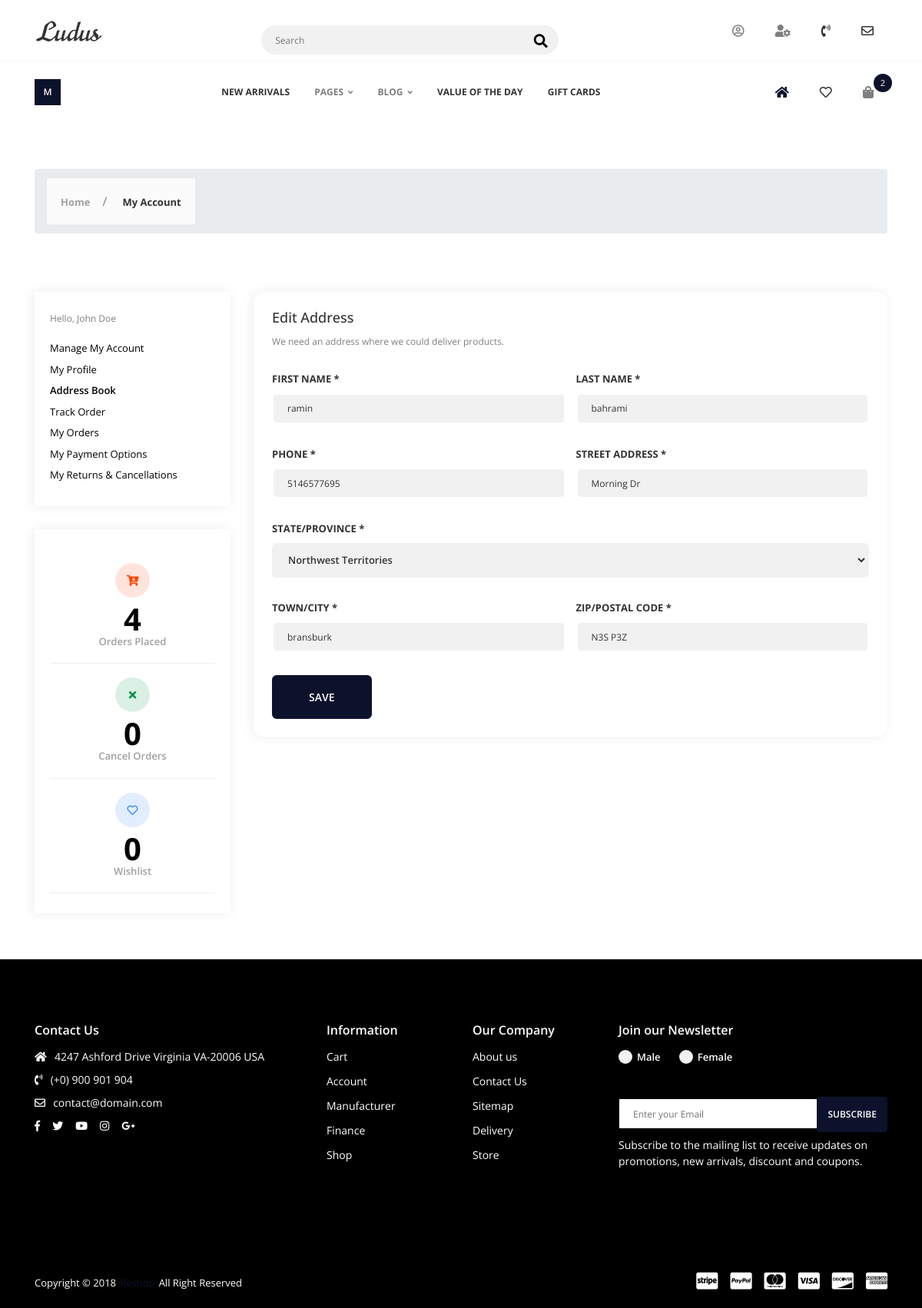
The app's page /dashboard/edit_address/3 with its own data.
### accounts/models.py (models this page shows, shortened)
class User(AbstractBaseUser):
    GENDER_CHOICES = (
        ('M', 'Male'),
        ('F', 'Female'),
    )
    MONTH_CHOICES = (
        ('1', 'January'),
        ('2', 'February'),
        ('3', 'March'),
        ('4', 'April'),
        ('5', 'May'),
        ('6', 'June'),
        ('7', 'July'),
        ('8', 'August'),
        ('9', 'September'),
        ('10', 'October'),
        ('11', 'November'),
        ('12', 'December'),    )
    DAY_CHOICES = [(str(day), str(day)) for day in range(1, 32)]
    YEAR_CHOICES = [(str(year), str(year)) for year in range(1900, 2024)]
    email = models.EmailField(max_length=255,unique=True)
    is_admin = models.BooleanField(default=False)
    phone_number = models.CharField(max_length=11,blank=True,null=True)
    username = None
    gender = models.CharField(max_length=1, choices=GENDER_CHOICES, null=True, blank=True)
    birthdate_day = models.CharField(max_length=2, choices=DAY_CHOICES, null=True, blank=True, default=None)
    birthdate_month = models.CharField(max_length=2, choices=MONTH_CHOICES, null=True, blank=True, default=None)
    birthdate_year = models.CharField(max_length=4, choices=YEAR_CHOICES, null=True, blank=True, default=None)
    first_name = models.CharField(max_length=50,blank=True,null=True)
    last_name = models.CharField(max_length=100,blank=True,null=True)
    is_superuser = models.BooleanField(default=False)
    date_joined = models.DateTimeField(default=timezone.now)
    last_seen = models.DateTimeField(null=True)
    objects = UserManager()
    USERNAME_FIELD = 'email'
    REQUIRED_FIELDS = ['first_name','last_name']

### dashboard/models.py (models this page shows)
class Profile(models.Model):
    PROVINCE = (
        ('AB','Alberta'),
        ('BC','British Columbia'),
        ('MB','Manitoba'),
        ('NB','New Brunswick'),
        ('NF','Newfoundland'),
        ('YT','Yukon'),
        ('NS','Nova Scotia'),
        ('ON','Ontario'),
        ('PE','Prince Edward Island'),
        ('QC','Quebec'),
        ('SK','Saskatchewan'),
        ('NU','Nunavut'),
        ('NT','Northwest Territories')
    )
    user = models.ForeignKey(User,on_delete=models.CASCADE,related_name='profile')
    street_address = models.CharField(max_length=255, validators=[validate_street_address])
    city = models.CharField(max_length=255,validators=[validate_city])
    province = models.CharField(max_length=2, choices=PROVINCE, null=True, blank=True, default=None)
    zip_code = models.CharField(max_length=7, validators=[validate_canadian_zip])
    default_shipping_address = models.BooleanField(default=True)

### dashboard/views.py (the view, shortened to what this page needs)
# urls.py: path('edit_address/<int:id>', views.AddressUpdate.as_view(),name = 'edit_address'),
class AddressUpdate(View):
    form_class = AddressBookForm
    template_name = 'dashboard/dash-address-edit.html'
    def get(self, request, id=None):
        profile = get_object_or_404(Profile, id=id)
        user = profile.user  # Get the associated User instance
        form = self.form_class(instance=profile,initial={'first_name': user.first_name, 'last_name': user.last_name, 'phone_number': user.phone_number})
        return render(request, self.template_name, {'form': form})

### dashboard/templates/dashboard/dash-address-edit.html (shortened to what this page needs)
{% extends "base.html" %}
{% block content %}
        <div class="app-content">
            <div class="u-s-p-y-60">
                <div class="section__content">
                    <div class="container">
                        <div class="breadcrumb">
                            <div class="breadcrumb__wrap">
                                <ul class="breadcrumb__list">
                                    <li class="has-separator">
                                        <a href="index.html">Home</a></li>
                                    <li class="is-marked">
                                        <a href="dash-address-edit.html">My Account</a></li>
                                </ul>
                            </div>
                        </div>
                    </div>
                </div>
            </div>
            <div class="u-s-p-b-60">
                <div class="section__content">
                    <div class="dash">
                        <div class="container">
                            <div class="row">
                                <div class="col-lg-3 col-md-12">
                                    <div class="dash__box dash__box--bg-white dash__box--shadow u-s-m-b-30">
                                        <div class="dash__pad-1">
                                            <span class="dash__text u-s-m-b-16">Hello, John Doe</span>
                                            <ul class="dash__f-list">
                                                <li>
                                                    <a href="dashboard.html">Manage My Account</a></li>
                                                <li>
                                                    <a href="dash-my-profile.html">My Profile</a></li>
                                                <li>
                                                    <a class="dash-active" href="dash-address-book.html">Address Book</a></li>
                                                <li>
                                                    <a href="dash-track-order.html">Track Order</a></li>
                                                <li>
                                                    <a href="dash-my-order.html">My Orders</a></li>
                                                <li>
                                                    <a href="dash-payment-option.html">My Payment Options</a></li>
                                                <li>
                                                    <a href="dash-cancellation.html">My Returns & Cancellations</a></li>
                                            </ul>
                                        </div>
                                    </div>
                                    <div class="dash__box dash__box--bg-white dash__box--shadow dash__box--w">
                                        <div class="dash__pad-1">
                                            <ul class="dash__w-list">
                                                <li>
                                                    <div class="dash__w-wrap">
                                                        <span class="dash__w-icon dash__w-icon-style-1"><i class="fas fa-cart-arrow-down"></i></span>
                                                        <span class="dash__w-text">4</span>
                                                        <span class="dash__w-name">Orders Placed</span></div>
                                                </li>
                                                <li>
                                                    <div class="dash__w-wrap">
                                                        <span class="dash__w-icon dash__w-icon-style-2"><i class="fas fa-times"></i></span>
                                                        <span class="dash__w-text">0</span>
                                                        <span class="dash__w-name">Cancel Orders</span></div>
                                                </li>
                                                <li>
                                                    <div class="dash__w-wrap">
                                                        <span class="dash__w-icon dash__w-icon-style-3"><i class="far fa-heart"></i></span>
                                                        <span class="dash__w-text">0</span>
                                                        <span class="dash__w-name">Wishlist</span></div>
                                                </li>
                                            </ul>
                                        </div>
                                    </div>
                                </div>
                                <div class="col-lg-9 col-md-12">
                                    <div class="dash__box dash__box--shadow dash__box--radius dash__box--bg-white">
                                        <div class="dash__pad-2">
                                            <h1 class="dash__h1 u-s-m-b-14">Edit Address</h1>
                                            <span class="dash__text u-s-m-b-30">We need an address where we could deliver products.</span>
                                            <form class="dash-address-manipulation" method="POST" novalidate>
                                                <div class="gl-inline">
                                                    <div class="u-s-m-b-30">
                                                        <label class="gl-label" for="address-fname">FIRST NAME *</label>
                                                            {{form.first_name}}
                                                        </div>
                                                    <div class="u-s-m-b-30">
                                                        <label class="gl-label" for="address-lname">LAST NAME *</label>
                                                            {{form.last_name}}
                                                        </div>
                                                </div>
                                                <div class="gl-inline">
                                                    <div class="u-s-m-b-30">
                                                        <label class="gl-label" for="address-phone">PHONE *</label>
                                                            {{form.phone_number}}
                                                        </div>
                                                    <div class="u-s-m-b-30">
                                                        <label class="gl-label" for="address-street">STREET ADDRESS *</label>
                                                            {{form.street_address}}
                                                       </div>
                                                </div>
                                                <div class="gl-inline">
                                                    <div class="u-s-m-b-30">
                                                        <label class="gl-label" for="address-state">STATE/PROVINCE *</label>
                                                        {{form.province}}
                                                    </div>
                                                </div>
                                                <div class="gl-inline">
                                                    <div class="u-s-m-b-30">
                                                        <label class="gl-label" for="address-city">TOWN/CITY *</label>
                                                            {{form.city}}
                                                        </div>
                                                    <div class="u-s-m-b-30">
                                                        <label class="gl-label" for="address-street">ZIP/POSTAL CODE *</label>
                                                            {{form.zip_code}}
                                                        </div>
                                                </div>
                                                <button class="btn btn--e-brand-b-2" type="submit">SAVE</button>
                                            </form>
                                        </div>
                                    </div>
                                </div>
                            </div>
                        </div>
                    </div>
                </div>
            </div>
        </div>
{% endblock content %}

### records on screen
User: first_name "ramin", last_name "bahrami", phone_number "5146577695"
Profile: street_address "Morning Dr", province "Northwest Territories", city "bransburk", zip_code "N3S P3Z"
